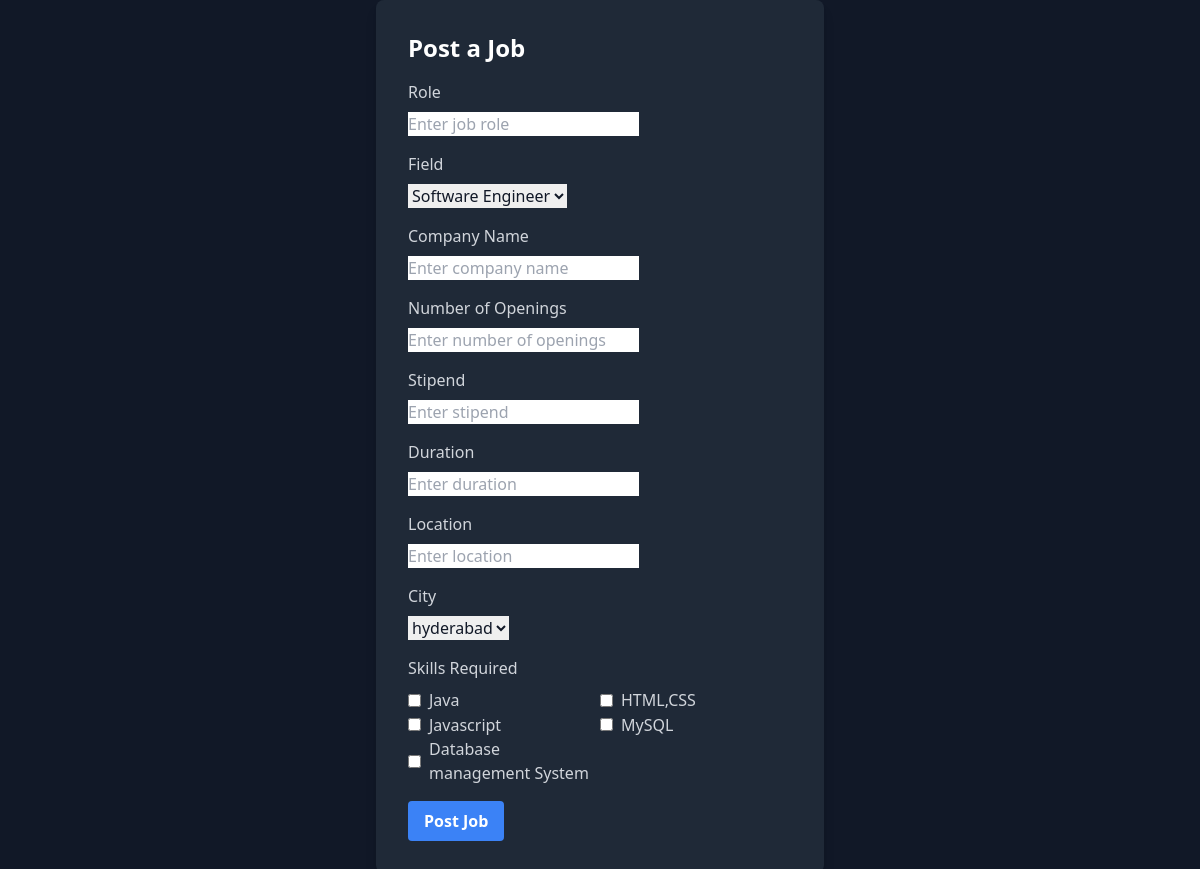
The app's page /hr/post-job (signed in) with its own data.
### basic/models.py (models this page shows)
class skill(models.Model):
    skill_name = models.CharField(max_length=50)
    def __str__(self):
        return self.skill_name

### basic/views.py (the view, shortened to what this page needs)
# urls.py: path("hr/post-job", views.post_job, name="post-job"),
@login_required(login_url='/hr/login')
def post_job(request):
    skills = skill.objects.all()
    cities = city.objects.all()
    fields = Job_fields.objects.all()
    context = {
        "skills" : skills,
        "cities": cities,
        "fields" : fields
    }
    return render(request,'postjob.html', context)

### basic/models.py (called while the page is built)
    def __str__(self):
        return self.field_name

    def __str__(self):
        return self.city_name

### basic/templates/postjob.html (shortened to what this page needs)
<!DOCTYPE html>
<html lang="en">
<head>
    <link href="https://cdn.jsdelivr.net/npm/tailwindcss@2.2.19/dist/tailwind.min.css" rel="stylesheet">
</head>
<body class="bg-gray-900 text-white">
    <div class="min-h-screen flex justify-center items-center">
        <div class="w-full sm:max-w-md bg-gray-800 p-8 rounded-lg shadow-lg">
            <h2 class="text-2xl font-semibold mb-4">Post a Job</h2>
            <form method="POST">
                <div class="mb-4">
                    <label for="role" class="block text-gray-300 mb-2">Role</label>
                    <input type="text" id="role" name="role" class="form-input dark:bg-gray-700 border-gray-600 text-gray-900" placeholder="Enter job role">
                </div>
                <div class="mb-4">
                    <label for="field" class="block text-gray-300 mb-2">Field</label>
                    <select id="field" name="field" class="form-select dark:bg-gray-700 border-gray-600 text-gray-900">
                        {% for job_field in fields %}
                        <option value="{{ job_field }}">{{ job_field }}</option>
                        {% endfor %}
                    </select>
                </div>
                <div class="mb-4">
                    <label for="company" class="block text-gray-300 mb-2">Company Name</label>
                    <input type="text" id="company" name="company" class="form-input dark:bg-gray-700 border-gray-600 text-gray-900" placeholder="Enter company name">
                </div>
                <div class="mb-4">
                    <label for="openings" class="block text-gray-300 mb-2">Number of Openings</label>
                    <input type="number" id="openings" name="openings" class="form-input dark:bg-gray-700 border-gray-600 text-gray-900" placeholder="Enter number of openings">
                </div>
                <div class="mb-4">
                    <label for="stipend" class="block text-gray-300 mb-2">Stipend</label>
                    <input type="text" id="stipend" name="stipend" class="form-input dark:bg-gray-700 border-gray-600 text-gray-900" placeholder="Enter stipend">
                </div>
                <div class="mb-4">
                    <label for="duration" class="block text-gray-300 mb-2">Duration</label>
                    <input type="text" id="duration" name="duration" class="form-input dark:bg-gray-700 border-gray-600 text-gray-900" placeholder="Enter duration">
                </div>
                <div class="mb-4">
                    <label for="location" class="block text-gray-300 mb-2">Location</label>
                    <input type="text" id="location" name="location" class="form-input dark:bg-gray-700 border-gray-600 text-gray-900" placeholder="Enter location">
                </div>
                <div class="mb-4">
                    <label for="city" class="block text-gray-300 mb-2">City</label>
                    <select id="city" name="city" class="form-select dark:bg-gray-700 border-gray-600 text-gray-900">
                        {% for each_city in cities %}
                        <option value="{{ each_city }}">{{ each_city }}</option>
                        {% endfor %}
                    </select>
                </div>
                <div class="mb-4">
                    <label class="block text-gray-300 mb-2">Skills Required</label>
                    <div class="flex flex-wrap">
                        {% for each_skill in skills %}
                        <div class="w-1/2">
                            <label class="inline-flex items-center text-gray-300">
                                <input name="skill" value="{{ each_skill }}" type="checkbox" class="form-checkbox text-blue-500 dark:bg-gray-700 border-gray-600">
                                <span class="ml-2">{{ each_skill }}</span>
                            </label>
                        </div>
                        {% endfor %}
                    </div>
                </div>
                <button type="submit" class="bg-blue-500 hover:bg-blue-600 text-white font-bold py-2 px-4 rounded focus:outline-none focus:shadow-outline">Post Job</button>
            </form>
        </div>
    </div>
</body>
</html>

### records on screen
skill: skill_name "Java"
skill: skill_name "HTML,CSS"
skill: skill_name "Javascript"
skill: skill_name "MySQL"
skill: skill_name "Database management System"

### other values on screen
form field field "Software Engineer"
form field city "hyderabad"
